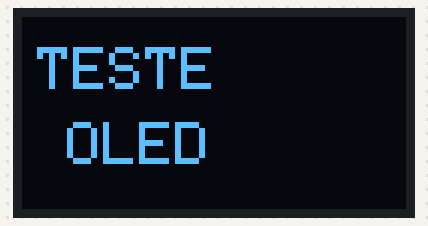
The sketch below on a simulated Arduino Uno, built with avr-gcc and run on an emulated ATmega328P. Parts: 128×64 one-colour display. Random numbers use the default seed unless the sketch sets one; what the sketch prints to the serial monitor is not drawn.

Above: at 0.1 s.
At 3.1 s:
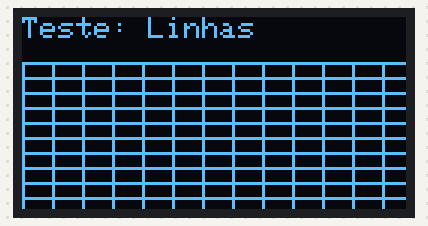
At 6.1 s:
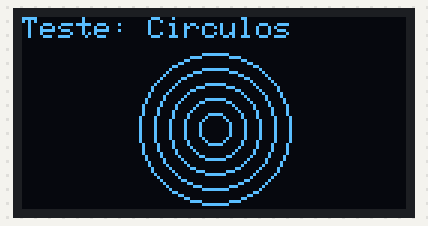
At 12.2 s:
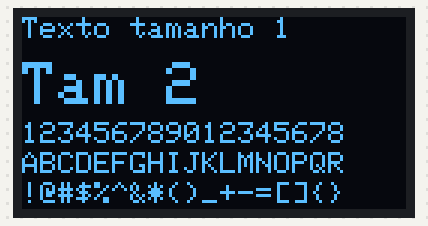
At 24.4 s:
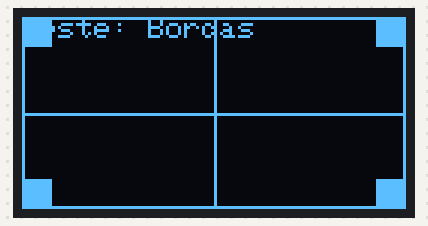
At 36.7 s:
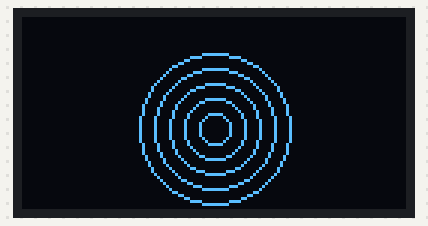

Measured:
- what the display in image 1 shows lasts 3.1 s, from 3.0 s to 6.1 s
- what the display in image 4 shows lasts 3.0 s, from 24.4 s to 27.4 s

The sketch:

oled_test.ino
```cpp
#include <Wire.h>
#include <Adafruit_GFX.h>
#include <Adafruit_SSD1306.h>

// ====== OLED CONFIG ======
#define SCREEN_WIDTH 128
#define SCREEN_HEIGHT 64
Adafruit_SSD1306 display(SCREEN_WIDTH, SCREEN_HEIGHT, &Wire, -1);

// ====== VARIÁVEIS ======
int testPattern = 0;
unsigned long lastChange = 0;
const unsigned long PATTERN_DURATION = 3000; // 3 segundos por padrão

// ====== FUNÇÕES DE TESTE ======

// Teste 1: Pixels aleatórios
void testRandomPixels() {
  display.clearDisplay();
  display.setTextSize(1);
  display.setCursor(0, 0);
  display.print("Teste: Pixels");

  for (int i = 0; i < 200; i++) {
    int x = random(0, SCREEN_WIDTH);
    int y = random(10, SCREEN_HEIGHT);
    display.drawPixel(x, y, SSD1306_WHITE);
  }
  display.display();
}

// Teste 2: Linhas horizontais e verticais
void testLines() {
  display.clearDisplay();
  display.setTextSize(1);
  display.setCursor(0, 0);
  display.print("Teste: Linhas");

  // Linhas horizontais
  for (int y = 15; y < SCREEN_HEIGHT; y += 5) {
    display.drawLine(0, y, SCREEN_WIDTH, y, SSD1306_WHITE);
  }

  // Linhas verticais
  for (int x = 0; x < SCREEN_WIDTH; x += 10) {
    display.drawLine(x, 15, x, SCREEN_HEIGHT, SSD1306_WHITE);
  }
  display.display();
}

// Teste 3: Círculos concêntricos
void testCircles() {
  display.clearDisplay();
  display.setTextSize(1);
  display.setCursor(0, 0);
  display.print("Teste: Circulos");

  int centerX = SCREEN_WIDTH / 2;
  int centerY = (SCREEN_HEIGHT + 10) / 2;

  for (int radius = 5; radius < 30; radius += 5) {
    display.drawCircle(centerX, centerY, radius, SSD1306_WHITE);
  }
  display.display();
}

// Teste 4: Retângulos
void testRectangles() {
  display.clearDisplay();
  display.setTextSize(1);
  display.setCursor(0, 0);
  display.print("Teste: Retangulos");

  for (int i = 0; i < 5; i++) {
    int x = 10 + (i * 5);
    int y = 15 + (i * 5);
    int w = SCREEN_WIDTH - (2 * x);
    int h = SCREEN_HEIGHT - (2 * y);

    if (i % 2 == 0) {
      display.drawRect(x, y, w, h, SSD1306_WHITE);
    } else {
      display.fillRect(x, y, w, h, SSD1306_WHITE);
    }
  }
  display.display();
}

// Teste 5: Texto em diferentes tamanhos
void testText() {
  display.clearDisplay();

  display.setTextSize(1);
  display.setCursor(0, 0);
  display.print("Texto tamanho 1");

  display.setTextSize(2);
  display.setCursor(0, 15);
  display.print("Tam 2");

  display.setTextSize(1);
  display.setCursor(0, 35);
  display.print("123456789012345678");

  display.setCursor(0, 45);
  display.print("ABCDEFGHIJKLMNOPQR");

  display.setCursor(0, 55);
  display.print("!@#$%^&*()_+-=[]{}");

  display.display();
}

// Teste 6: Animação de barra de progresso
void testProgressBar() {
  display.clearDisplay();
  display.setTextSize(1);
  display.setCursor(0, 0);
  display.print("Teste: Progresso");

  static int progress = 0;
  progress = (progress + 2) % 100;

  // Barra externa
  display.drawRect(10, 25, 108, 10, SSD1306_WHITE);

  // Barra interna (progresso)
  int fillWidth = (progress * 106) / 100;
  display.fillRect(11, 26, fillWidth, 8, SSD1306_WHITE);

  // Texto do progresso
  display.setCursor(45, 45);
  display.print(progress);
  display.print("%");

  display.display();
}

// Teste 7: Gráfico de barras animado
void testBarChart() {
  display.clearDisplay();
  display.setTextSize(1);
  display.setCursor(0, 0);
  display.print("Teste: Graficos");

  static unsigned long barTime = 0;
  if (millis() - barTime > 200) {
    barTime = millis();
  }

  int bars[] = {
    10 + (millis() / 100) % 30,
    15 + (millis() / 150) % 25,
    20 + (millis() / 120) % 35,
    8 + (millis() / 180) % 28,
    12 + (millis() / 90) % 32
  };

  int barWidth = 20;
  int spacing = 4;

  for (int i = 0; i < 5; i++) {
    int x = 5 + (i * (barWidth + spacing));
    int barHeight = bars[i];
    int y = SCREEN_HEIGHT - barHeight;

    display.fillRect(x, y, barWidth, barHeight, SSD1306_WHITE);

    // Valor da barra
    display.setTextSize(1);
    display.setCursor(x + 6, y - 8);
    display.print(bars[i]);
  }

  display.display();
}

// Teste 8: Animação de ondas
void testWaveAnimation() {
  display.clearDisplay();
  display.setTextSize(1);
  display.setCursor(0, 0);
  display.print("Teste: Ondas");

  static float waveOffset = 0;
  waveOffset += 0.2;

  for (int x = 0; x < SCREEN_WIDTH; x++) {
    float wave1 = sin((x * 0.1) + waveOffset) * 10;
    float wave2 = cos((x * 0.08) + waveOffset) * 8;

    int y1 = 30 + wave1;
    int y2 = 45 + wave2;

    display.drawPixel(x, y1, SSD1306_WHITE);
    display.drawPixel(x, y2, SSD1306_WHITE);
  }

  display.display();
}

// Teste 9: Teste de bordas e cantos
void testBorders() {
  display.clearDisplay();
  display.setTextSize(1);
  display.setCursor(0, 0);
  display.print("Teste: Bordas");

  // Borda externa
  display.drawRect(0, 0, SCREEN_WIDTH, SCREEN_HEIGHT, SSD1306_WHITE);

  // Cantos
  display.fillRect(0, 0, 10, 10, SSD1306_WHITE);
  display.fillRect(SCREEN_WIDTH-10, 0, 10, 10, SSD1306_WHITE);
  display.fillRect(0, SCREEN_HEIGHT-10, 10, 10, SSD1306_WHITE);
  display.fillRect(SCREEN_WIDTH-10, SCREEN_HEIGHT-10, 10, 10, SSD1306_WHITE);

  // Cruz central
  display.drawLine(SCREEN_WIDTH/2, 0, SCREEN_WIDTH/2, SCREEN_HEIGHT, SSD1306_WHITE);
  display.drawLine(0, SCREEN_HEIGHT/2, SCREEN_WIDTH, SCREEN_HEIGHT/2, SSD1306_WHITE);

  display.display();
}

// Teste 10: Tela cheia branca/preta alternada
void testFullScreen() {
  static bool whiteScreen = false;
  whiteScreen = !whiteScreen;

  display.clearDisplay();

  if (whiteScreen) {
    display.fillRect(0, 0, SCREEN_WIDTH, SCREEN_HEIGHT, SSD1306_WHITE);
    // Texto em "negativo"
    display.setTextSize(2);
    display.setTextColor(SSD1306_BLACK);
    display.setCursor(20, 20);
    display.print("TELA");
    display.setCursor(15, 40);
    display.print("CHEIA");
  } else {
    display.setTextSize(2);
    display.setTextColor(SSD1306_WHITE);
    display.setCursor(25, 20);
    display.print("TELA");
    display.setCursor(20, 40);
    display.print("PRETA");
  }

  display.display();
}

// ====== SETUP ======
void setup() {
  Serial.begin(115200);

  // Inicializa OLED
  if(!display.begin(SSD1306_SWITCHCAPVCC, 0x3C)) {
    Serial.println("Erro ao iniciar OLED SSD1306!");
    for(;;);
  }

  // Tela inicial
  display.clearDisplay();
  display.setTextSize(2);
  display.setTextColor(SSD1306_WHITE);
  display.setCursor(5, 10);
  display.println("TESTE");
  display.setCursor(15, 35);
  display.println("OLED");
  display.display();

  delay(2000);

  Serial.println("Iniciando testes do OLED...");
  Serial.println("10 padrões diferentes a cada 3 segundos");
}

// ====== LOOP ======
void loop() {
  unsigned long currentTime = millis();

  // Muda padrão a cada intervalo
  if (currentTime - lastChange >= PATTERN_DURATION) {
    lastChange = currentTime;
    testPattern = (testPattern + 1) % 10;

    Serial.print("Executando teste ");
    Serial.print(testPattern + 1);
    Serial.println("/10");
  }

  // Executa o teste atual
  switch (testPattern) {
    case 0: testRandomPixels(); break;
    case 1: testLines(); break;
    case 2: testCircles(); break;
    case 3: testRectangles(); break;
    case 4: testText(); break;
    case 5: testProgressBar(); break;
    case 6: testBarChart(); break;
    case 7: testWaveAnimation(); break;
    case 8: testBorders(); break;
    case 9: testFullScreen(); break;
  }

  delay(50); // Pequeno delay para animações suaves
}
```
